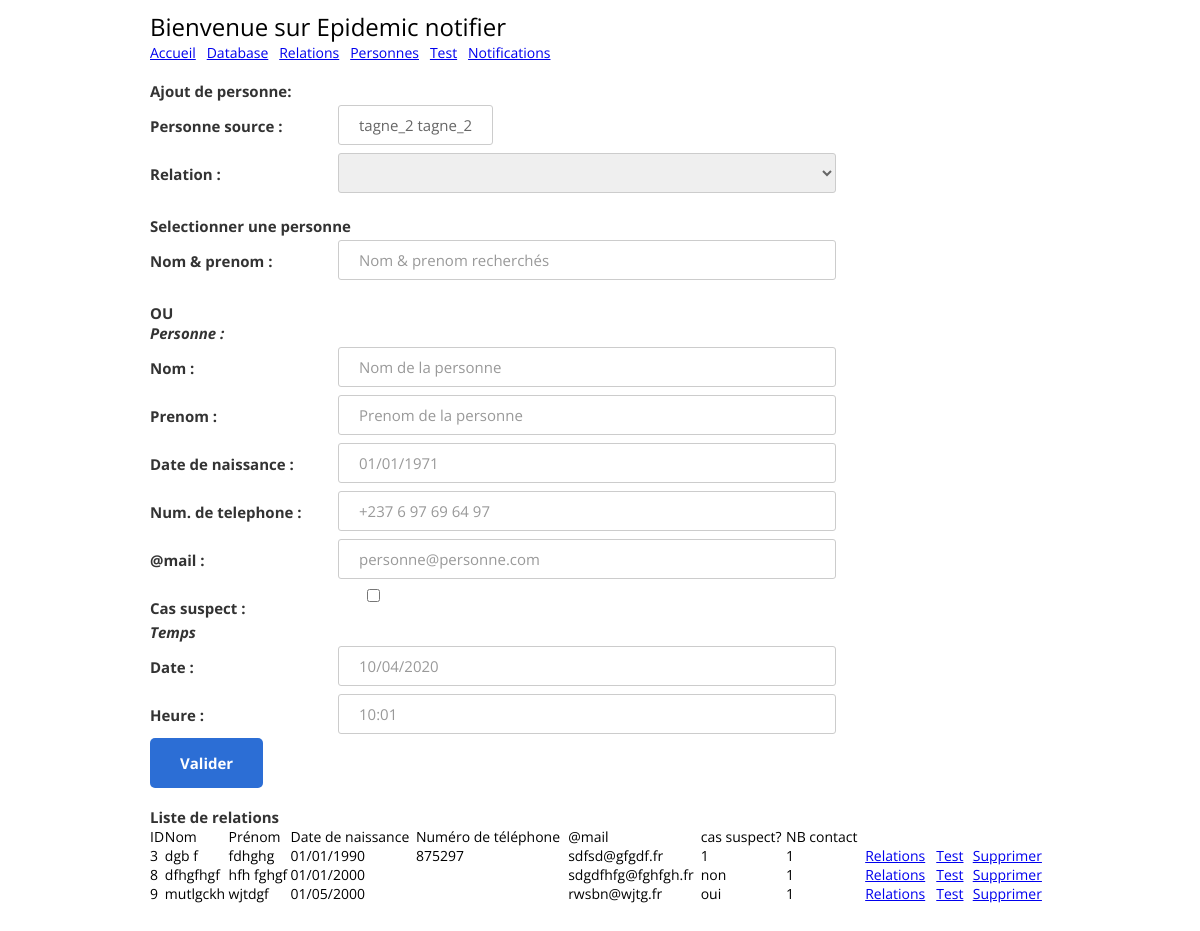
/crp?personne=2, run on an earlier commit of the app's database.
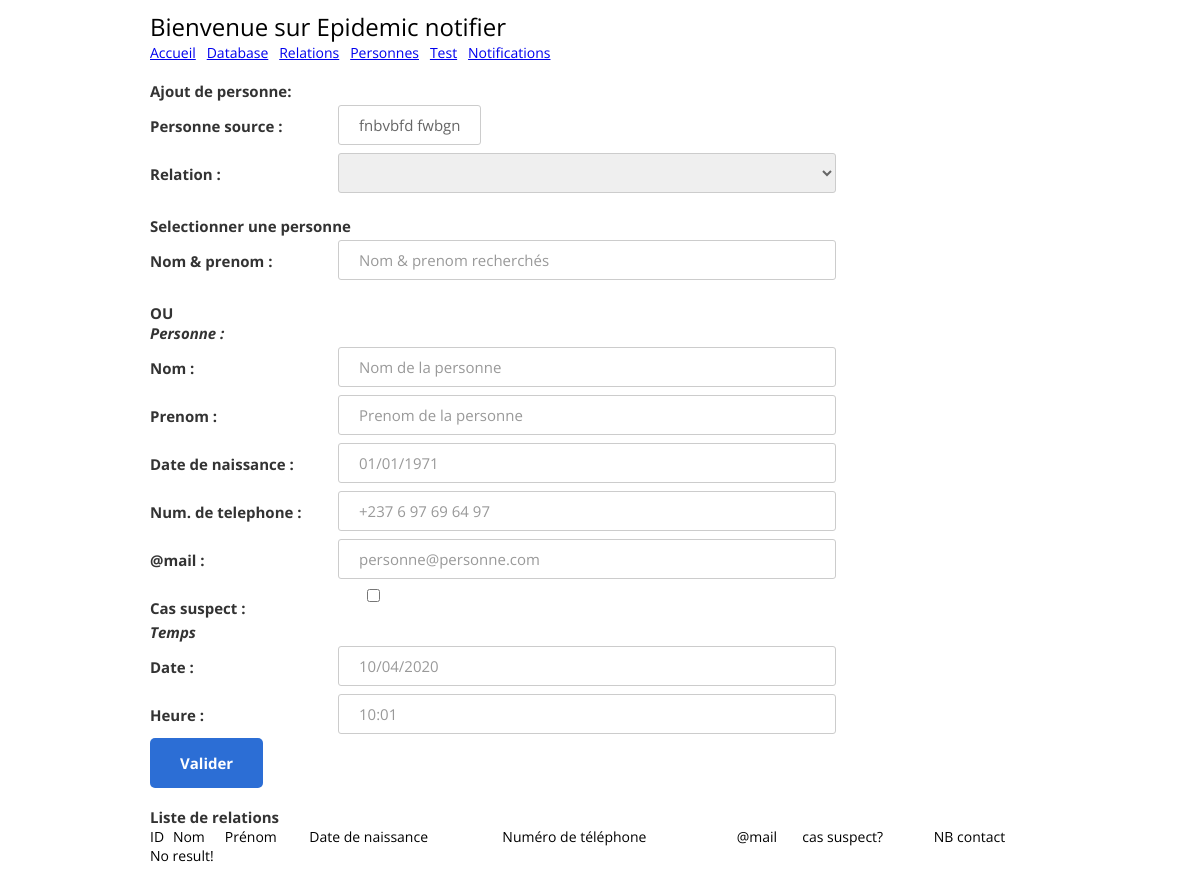
And on a later commit of the database.
### tables this page shows
CREATE TABLE "personnes" (
	"id"	integer,
	"nom"	text,
	"prenom"	text,
	"date_naiss"	text,
	"num_telephone"	text,
	"email"	text,
	"suspect"	text,
	"gueri"	TEXT,
	PRIMARY KEY("id"),
	UNIQUE("nom","prenom","date_naiss")
);

### app.py (the view)
@app.route("/crp", methods=["GET"])
def home_rcp():
    personne_id = request.args.get("personne")
    if personne_id is None or personne_id == "":
        return redirect("/personnes")
    personne = Personne().get_one(personne_id)
    relations = Relation().get_all()
    personnes = CRP().get_personnes_crp(personne_id)
    return render_template("crp.html", personne=personne, relations=relations, personnes=personnes)

### treatment/db/contact_relation_personne.py (called while the page is built)
    def get_personne_nb_contact(self, personne_id):
        r = "SELECT COUNT(*) FROM contact_relation_personnes WHERE personne_id_1=? OR personne_id_2=? LIMIT 1"
        self.cur.execute(r, (str(personne_id), str(personne_id)))
        row = self.cur.fetchone()
        return row[0]

### treatment/db/personne.py (called while the page is built)
    def get_one(self, id_):
        self.cur.execute("SELECT  * FROM personnes WHERE id=? ORDER BY id ASC", str(id_))
        row = self.cur.fetchone()
        if (row != None):
            return RPersonne(str(row[0]), row[1], row[2], row[3], row[4], row[5], row[6])
        return None

### treatment/db/relation.py (called while the page is built)
    def get_all(self):
        self.cur.execute("SELECT  * FROM relations ORDER BY id ASC")
        rows = self.cur.fetchall()
        return [RRelation(row[0], row[1]) for row in rows]

### templates/crp.html (shortened to what this page needs)
<!DOCTYPE html>
<html>
  <head>
    {% include 'inc/header.html' %}
  </head>
  <body>
    <div class="page-wrapper bg-dark p-t-100 p-b-50">
      <div class="wrapper wrapper--w900">
        <form action="/crp" method="POST" onsubmit="return validate_form_crp();">
          <div class="card card-6">
            <div class="card-heading">
              {% include 'inc/header_menu.html' %}
            </div>
            <div class="card-body">
              <div class="label-row">Ajout de personne: </div>
              <div class="form-row">
                <div class="name">Personne source : </div>
                <div class="input--style-6">{{ personne.nom + ' '+ personne.prenom }}
                </div>
              </div>
              <div class="form-row">
                <div class="name">Relation : </div>
                <div class="value">
                  <select class="select-input" id="id_relation" name="id_relation">
                    <option value=""></option>
                    {% if relations %}
                      {% for r in relations %}
                        <option value="{{ r.id }}">{{ r.libelle }}</option>
                      {% endfor %}
                    {% endif %}
                  </select>
                </div>
              </div>
              <br/>
              <div class="label-row">Selectionner une personne</div>
              <div class="form-row">
                <div class="name">Nom & prenom : </div>
                <div class="value">
                  <input class="input--style-6" type="text" id="searchname" name="searchname" value="" placeholder="Nom & prenom recherchés" size="64" autocomplete="false">
                </div>
              </div>
              <br/>
              <div class="label-row">OU</div>
              {% include 'inc/form_personne.html' %}
              <div class="label-row"><i>Temps</i></div>
              <div class="form-row">
                <div class="name">Date :</div>
                <div class="value">
                  <input class="input--style-6" type="text" id="date_contact" name="date_contact" value="" placeholder="10/04/2020" autocomplete="false">
                </div>
              </div>
              <div class="form-row">
                <div class="name">Heure :</div>
                <div class="value">
                  <input class="input--style-6" type="text" id="heure_contact" name="heure_contact" value="" placeholder="10:01" autocomplete="false">
                </div>
              </div>
            </div>
          </div>
          <div class="card-footer">
            <button class="btn btn--radius-2 btn--blue-2" id="btnvalid_crp" type="submit">Valider</button>
          </div>
        </form>
        <br/>
        <div class="card card-6">
          <div class="card-body">
            <div class="label-row">Liste de relations</div>
            {% include 'inc/list_personne.html' %}
          </div>
        </div>
      </div>
    </div>
  </body>
</html>

### templates/inc/list_personne.html
<table width="100%">
      <thead>
        <td>ID</td>
        <td>Nom</td>
        <td>Prénom</td>
        <td>Date de naissance</td>
        <td>Numéro de téléphone</td>
        <td>@mail</td>
        <td>cas suspect?</td>
        <td>NB contact</td>
        <td></td>
        <td></td>
        <td></td>
      </thead>
      <tbody>
        {% if personnes %}
          {% for p in personnes %}
            <tr>
              <td>{{ p.id }}</td>
              <td>{{ p.nom }}</td>
              <td>{{ p.prenom }}</td>
              <td>{{ p.date_naiss }}</td>
              <td>{{ p.num_telephone }}</td>
              <td>{{ p.email }}</td>
              <td>{{ p.suspect }}</td>
              <td>{{ p.nb_contact }}</td>
              <td>&nbsp;<a href="crp?personne={{ p.id }}">Relations</a>&nbsp;</td>
              <td>&nbsp;<a href="tests?personne={{ p.id }}">Test</a>&nbsp;</td>
              <td>&nbsp;<a href="javascript:;" onclick="javascript:confirm_delete('personnes/delete/{{ p.id }}')">Supprimer</a>&nbsp;</td>
            </tr>
          {% endfor %}
        {% else %}
          <tr><td colspan="8">No result!</td></tr>
        {% endif %}
      </tbody>
    </table>

What changed in the data, as far as the page shows it:
no longer on this page (row edited): personnes: id "3", nom "dgb f", prenom "fdhghg", date_naiss "01/01/1990", num_telephone "875297", email "sdfsd@gfgdf.fr", suspect "1", nb_contact "1"
removed personnes: id "8", nom "dfhgfhgf", prenom "hfh fghgf", date_naiss "01/01/2000", email "sdgdfhfg@fghfgh.fr", suspect "non", nb_contact "1"
removed personnes: id "9", nom "mutlgckh", prenom "wjtdgf", date_naiss "01/05/2000", email "rwsbn@wjtg.fr", suspect "oui", nb_contact "1"
changed personnes: nom+prenom "tagne_2 tagne_2" → "fnbvbfd fwbgn"
Also different on the page:
text now shown: "No result!"
